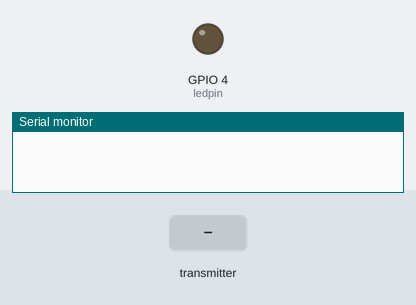
The sketch below on a simulated ESP32. Shown: output pins drawn as LEDs (lit = HIGH), the last lines printed to the serial monitor. Dashed ring = blinking. The test bench sets the inputs (shaded band).

Above: at 1.2 s.
1.3 s: the transmitter starts sending board1X = 0
At 1.9 s:
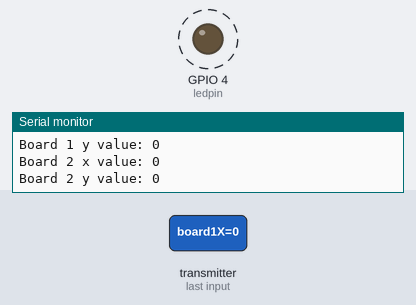
Timing chart, 0 to 8.8 s (numbered marks = the images above; inputs shaded):
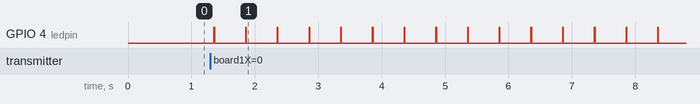

Measured:
- after the input at 1.3 s, GPIO 4 (ledpin): alternates HIGH for 0.01 s and LOW for 0.49 s, starting after 0.06 s

The sketch:

one-to-many_reciever.ino
```cpp
#include <esp_now.h>
#include <WiFi.h>

int ledpin  = 4;

// Structure example to receive data
// Must match the sender structure
typedef struct struct_message {
  int board1X;
  int board1Y;
  int board2X;
  int board2Y;
}struct_message;

// Create a struct_message called myData
struct_message myData;

// callback function that will be executed when data is received
void OnDataRecv(const uint8_t * mac_addr, const uint8_t *incomingData, int len) {
  char macStr[18];
  Serial.print("Packet received from: ");
  snprintf(macStr, sizeof(macStr), "%02x:%02x:%02x:%02x:%02x:%02x",
           mac_addr[0], mac_addr[1], mac_addr[2], mac_addr[3], mac_addr[4], mac_addr[5]);
  Serial.println(macStr);
  memcpy(&myData, incomingData, sizeof(myData));
  Serial.printf("Board 1 x value: %d \n", myData.board1X);
  Serial.printf("Board 1 y value: %d \n", myData.board1Y);
  Serial.printf("Board 2 x value: %d \n", myData.board2X);
  Serial.printf("Board 2 y value: %d \n", myData.board2Y);
  digitalWrite(ledpin, HIGH);
  delay(10);
  digitalWrite(ledpin, LOW);
}

void setup() {
  //Initialize Serial Monitor
  Serial.begin(115200);

  pinMode(ledpin, OUTPUT);

  //Set device as a Wi-Fi Station
  WiFi.mode(WIFI_STA);

  //Init ESP-NOW
  if (esp_now_init() != ESP_OK) {
    Serial.println("Error initializing ESP-NOW");
    return;
  }

  // Once ESPNow is successfully Init, we will register for recv CB to
  // get recv packer info
  esp_now_register_recv_cb(OnDataRecv);
}

void loop() {

  delay(10000);
}
```
